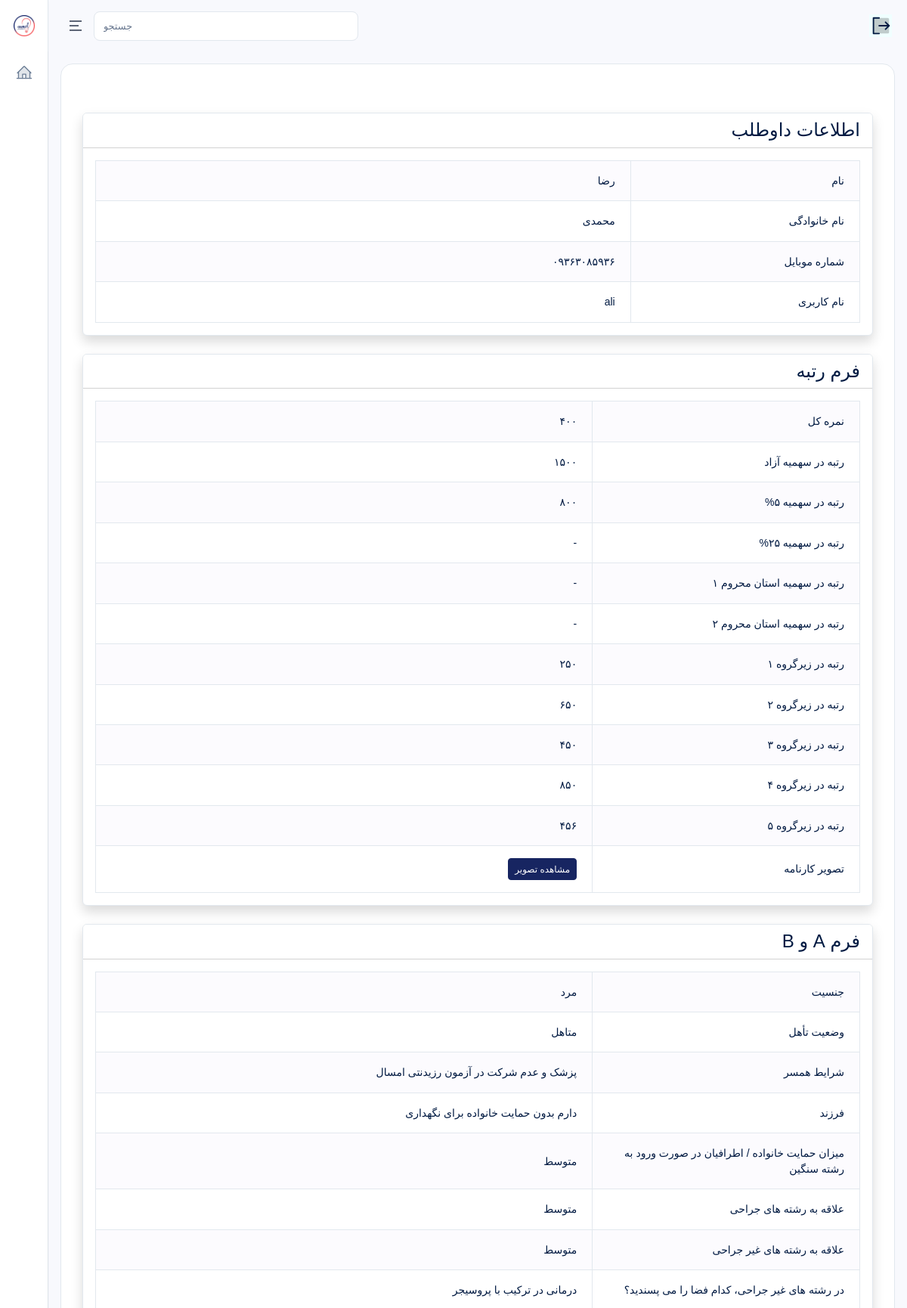
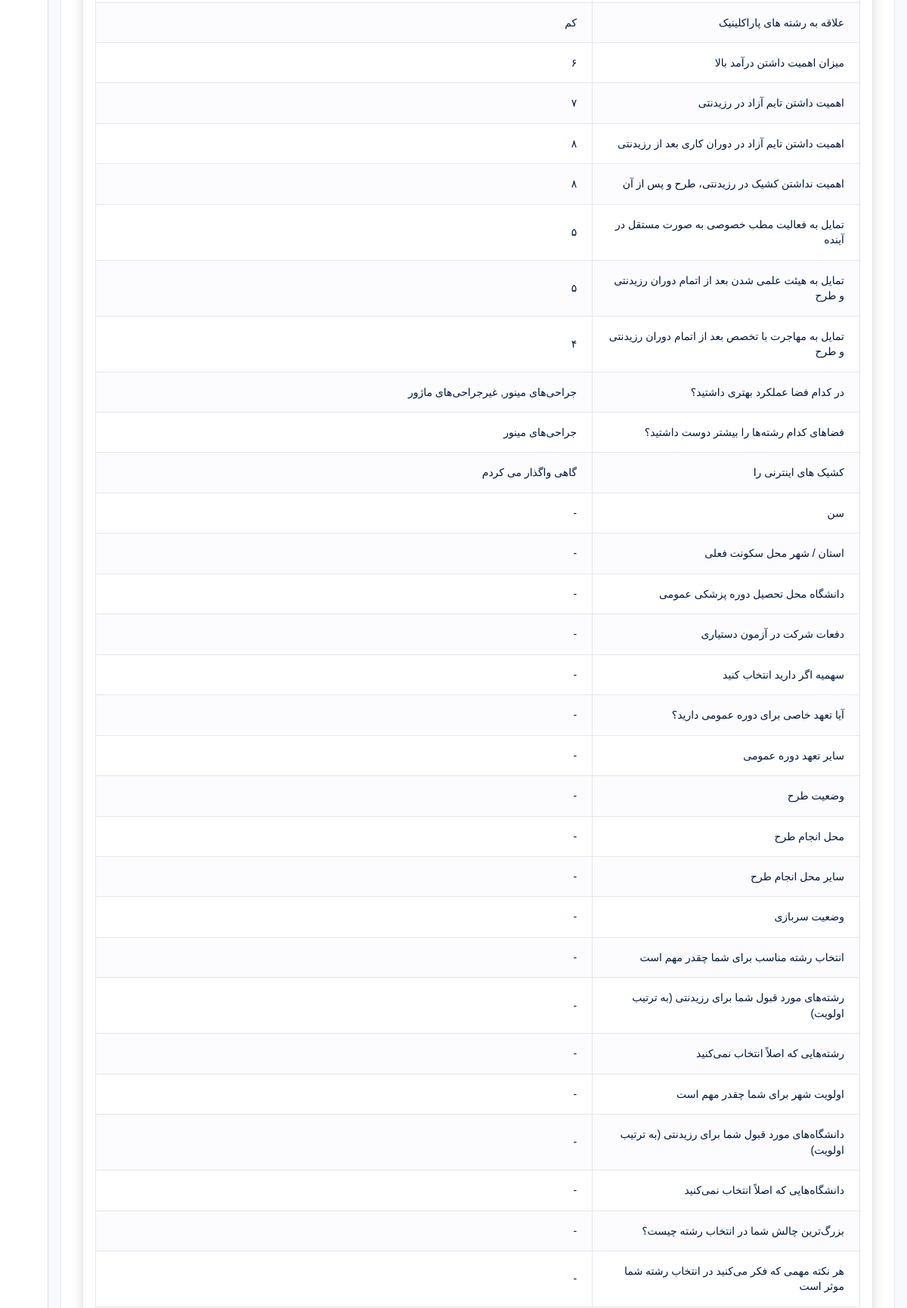
Page /accounts/admins/show-student/2/ (signed in, upper part) on the committed database (2 pictures, top to bottom).
### accounts/models.py (models this page shows, shortened)
class User(AbstractUser):
    ROLE_CHOICES = (
        ("super_admin", "مدیرکل"),
        ("supervisor", "ناظر"),
        ("consultant", "مشاور"),
        ("student", "داوطلب"),
    )
    role = models.CharField(max_length=30, choices=ROLE_CHOICES, verbose_name="نقش")
    mobile = models.CharField(max_length=15, blank=True, unique=True, verbose_name="شماره موبایل")
    avatar = models.ImageField(upload_to="avatars/", blank=True, null=True, verbose_name="تصویر پروفایل")
    is_suspended = models.BooleanField(default=False, verbose_name="تعلیق شده")
    suspension_reason = models.TextField(blank=True, verbose_name="دلیل تعلیق")
    is_limited = models.BooleanField(default=False, verbose_name="دسترسی محدود (برای مدیرکل)")
    class Meta:
        verbose_name = "کاربر"
        verbose_name_plural = "کاربران"
        ordering = ["-id"]

### accounts/views.py (the view)
# urls.py: path("admins/show-student/<int:id>/", show_student, name="show_student"),
def show_student(request, id):
    user = get_object_or_404(User, id=id)
    context = {
        "user": user,
    }
    student = getattr(user, "user_student", None)
    if student:
        if hasattr(student, "student_rank"):
            rank_fields = []
            for field in student.student_rank._meta.fields:
                if field.name in ["id", "student"]:
                    continue
                value = getattr(student.student_rank, field.name)
                if hasattr(field, "choices") and field.choices:
                    value = getattr(
                        student.student_rank,
                        f"get_{field.name}_display"
                    )()
                rank_fields.append({
                    "label": field.verbose_name,
                    "value": value,
                })
            context["rank_fields"] = rank_fields
        if hasattr(student, "student_AB"):
            ab_fields = []
            for field in student.student_AB._meta.fields:
                if field.name in ["id", "student"]:
                    continue
                value = getattr(student.student_AB, field.name)
                if hasattr(field, "choices") and field.choices:
                    value = getattr(
                        student.student_AB,
                        f"get_{field.name}_display"
                    )()
                ab_fields.append({
                    "label": field.verbose_name,
                    "value": value,
                })
            context["ab_fields"] = ab_fields
        if hasattr(student, "student_personality_60"):
            personality_fields = []
            for field in student.student_personality_60._meta.fields:
                if field.name in ["id", "student"]:
                    continue
                value = getattr(student.student_personality_60, field.name)
                if hasattr(field, "choices") and field.choices:
                    value = getattr(
                        student.student_personality_60,
                        f"get_{field.name}_display"
                    )()
                personality_fields.append({
                    "label": field.verbose_name,
                    "value": value,
                })
            context["personality_fields"] = personality_fields
    return render(
        request,
        "accounts/admins/show_student.html",
        context
    )

### pages/views.py (called while the page is built, shortened)
def global_context(request):
    has_database_service = False
    wallet = False
    nayeb_link = Consultant.objects.filter(
        user__last_name="نایب زاده"
    ).first()
    try:
        nayeb_consultant_open = User.objects.filter(id=73).first().user_consultant.show_schedules
        jahan_consultant_open = User.objects.filter(id=74).first().user_consultant.show_schedules
    except:
        nayeb_consultant_open = False
        jahan_consultant_open = False
    return {
        "has_database_service": has_database_service,
        "nayeb_link": nayeb_link,
        "wallet": wallet,
        "nayeb_consultant_open": nayeb_consultant_open,
        "jahan_consultant_open": jahan_consultant_open,
    }

### templates/accounts/admins/show_student.html (shortened to what this page needs)
{% extends 'bases/dashboard.html' %}
{% load static %}
{% block content %}
<div class="container py-5" dir="rtl">
    <div class="card shadow mb-4">
        <div class="card-header bg-primary text-white">
            <h4 class="mb-0">اطلاعات داوطلب</h4>
        </div>
        <div class="card-body">
            <table class="table table-striped table-bordered table-hover">
                <tbody>
                    <tr>
                        <th width="30%">نام</th>
                        <td>{{ user.first_name }}</td>
                    </tr>
                    <tr>
                        <th>نام خانوادگی</th>
                        <td>{{ user.last_name }}</td>
                    </tr>
                    <tr>
                        <th>شماره موبایل</th>
                        <td>{{ user.mobile }}</td>
                    </tr>
                    <tr>
                        <th>نام کاربری</th>
                        <td>{{ user.username }}</td>
                    </tr>
                </tbody>
            </table>
        </div>
    </div>
    {% if rank_fields %}
    <div class="card shadow mb-4">
        <div class="card-header bg-info text-white">
            <h4 class="mb-0">فرم رتبه</h4>
        </div>
        <div class="card-body">
            <table class="table table-striped table-bordered table-hover">
                <tbody>
                {% for field in rank_fields %}
                    <tr>
                        <th width="35%">
                            {{ field.label }}
                        </th>
                        <td>
                            {% if field.value %}
                                {% if ".jpg" in field.value|stringformat:"s" or ".png" in field.value|stringformat:"s" or ".jpeg" in field.value|stringformat:"s" %}
                                    <a href="{{ field.value.url }}" target="_blank" class="btn btn-sm btn-primary">
                                        مشاهده تصویر
                                    </a>
                                {% else %}
                                    {{ field.value }}
                                {% endif %}
                            {% else %}
                                -
                            {% endif %}
                        </td>
                    </tr>
                {% endfor %}
                </tbody>
            </table>
        </div>
    </div>
    {% endif %}
    {% if ab_fields %}
    <div class="card shadow mb-4">
        <div class="card-header bg-warning">
            <h4 class="mb-0">
                فرم A و B
            </h4>
        </div>
        <div class="card-body">
            <table class="table table-striped table-bordered table-hover">
                <tbody>
                {% for field in ab_fields %}
                    <tr>
                        <th width="35%">
                            {{ field.label }}
                        </th>
                        <td>
                            {% if field.value %}
                                {{ field.value }}
                            {% else %}
                                -
                            {% endif %}
                        </td>
                    </tr>
                {% endfor %}
                </tbody>
            </table>
        </div>
    </div>
    {% endif %}
</div>
{% endblock %}

### rows in the picture
User: first_name "رضا", last_name "محمدی", mobile "۰۹۳۶۳۰۸۵۹۳۶", username "ali"

### other values in the picture
{{ field.label }} "نمره کل" "رتبه در سهمیه آزاد" "رتبه در سهمیه ۵%" "رتبه در سهمیه ۲۵%" "رتبه در سهمیه استان محروم ۱" "رتبه در سهمیه استان محروم ۲" "رتبه در زیرگروه ۱" "رتبه در زیرگروه ۲" "رتبه در زیرگروه ۳" "رتبه در زیرگروه ۴" "رتبه در زیرگروه ۵" "تصویر کارنامه"
{{ field.value }} "۴۰۰" "۱۵۰۰" "۸۰۰" "۲۵۰" "۶۵۰" "۴۵۰" "۸۵۰" "۴۵۶"
{{ field.label }} "جنسیت" "وضعیت تأهل" "شرایط همسر" "فرزند" "میزان حمایت خانواده / اطرافیان در صورت ورود به رشته سنگین" "علاقه به رشته های جراحی" "علاقه به رشته های غیر جراحی" "در رشته های غیر جراحی، کدام فضا را می پسندید؟" "علاقه به رشته های پاراکلینیک" "میزان اهمیت داشتن درآمد بالا" "اهمیت داشتن تایم آزاد در رزیدنتی" "اهمیت داشتن تایم آزاد در دوران کاری بعد از رزیدنتی" "اهمیت نداشتن کشیک در رزیدنتی، طرح و پس از آن" "تمایل به فعالیت مطب خصوصی به صورت مستقل در آینده" "تمایل به هیئت علمی شدن بعد از اتمام دوران رزیدنتی و طرح" "تمایل به مهاجرت با تخصص بعد از اتمام دوران رزیدنتی و طرح" "در کدام فضا عملکرد بهتری داشتید؟" "فضاهای کدام رشته‌ها را بیشتر دوست داشتید؟" "کشیک های اینترنی را" "سن" "استان / شهر محل سکونت فعلی" "دانشگاه محل تحصیل دوره پزشکی عمومی" "دفعات شرکت در آزمون دستیاری" "سهمیه اگر دارید انتخاب کنید" "آیا تعهد خاصی برای دوره عمومی دارید؟" "سایر تعهد دوره عمومی" "وضعیت طرح" "محل انجام طرح" "سایر محل انجام طرح" "وضعیت سربازی" "انتخاب رشته مناسب برای شما چقدر مهم است" "رشته‌های مورد قبول شما برای رزیدنتی (به ترتیب اولویت)" "رشته‌هایی که اصلاً انتخاب نمی‌کنید" "اولویت شهر برای شما چقدر مهم است" "دانشگاه‌های مورد قبول شما برای رزیدنتی (به ترتیب اولویت)" "دانشگاه‌هایی که اصلاً انتخاب نمی‌کنید" "بزرگ‌ترین چالش شما در انتخاب رشته چیست؟" "هر نکته مهمی که فکر می‌کنید در انتخاب رشته شما موثر است"
{{ field.value }} "مرد" "متاهل" "پزشک و عدم شرکت در آزمون رزیدنتی امسال" "دارم بدون حمایت خانواده برای نگهداری" "متوسط" "متوسط" "متوسط" "درمانی در ترکیب با پروسیجر" "کم" "۶" "۷" "۸" "۸" "۵" "۵" "۴" "جراحی‌های مینور, غیرجراحی‌های ماژور" "جراحی‌های مینور" "گاهی واگذار می کردم"
